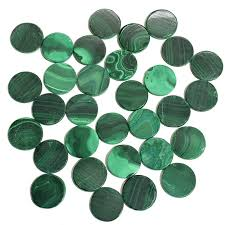
#> input picture Hough circle/coin.jfif, 225 x 225 px
$ python hough_circle.py
#> lines starting #> are read from the running program, lines starting #| are printed output that depends on the picture; after the words box and inside, x2 and y2 are one past the last pixel; in counts of white or black regions, pixels touching at a corner belong together
# l_h 0
# l_s 52
# l_v 0
# u_h 35
# u_s 163
# u_v 170
import cv2
import numpy as np

gray = cv2.imread("coin.jfif",0)
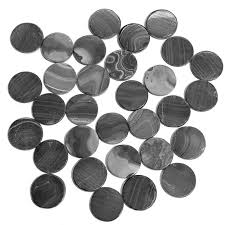
#> gray: shape (225, 225); min 0, max 255, mean 169.3

output = gray
#img = cv2.imread("water_coins.jpg",cv2.COLOR_BHR2GRAY)

gray = cv2.medianBlur(gray,5)
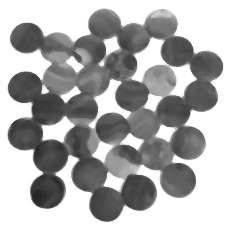
#> gray: shape (225, 225); min 35, max 255, mean 169.5

circles = cv2.HoughCircles(gray,cv2.HOUGH_GRADIENT,1,20,param1=50,param2=30,minRadius=0,maxRadius=50)
#> circles = 22 rows, first 8: [187.5, 142.5, 16.6], [47.5, 191.5, 17.7], [137.5, 192.5, 18.8], [57.5, 72.5, 21.5], [26.5, 38.5, 16.8], [201.5, 95.5, 16], [103.5, 23.5, 15.6], [89.5, 173.5, 17.2]

detected_circles = np.uint16(np.around(circles))
#> detected_circles = 22 rows, first 8: [188, 142, 17], [48, 192, 18], [138, 192, 19], [58, 72, 22], [26, 38, 17], [202, 96, 16], [104, 24, 16], [90, 174, 17]
print("Shape",  detected_circles.shape)
#| Shape (1, 22, 3)

for (x,y,r) in detected_circles[0,:]:
    cv2.circle(output,(x,y),r,(0,255,0),1)
#> this loop made 22 passes
#> (x, y, r) on passes 1 to 12: (188, 142, 17), (48, 192, 18), (138, 192, 19), (58, 72, 22), (26, 38, 17), (202, 96, 16), (104, 24, 16), (90, 174, 17), (80, 108, 17), (130, 96, 16), (106, 204, 17), (26, 88, 17)
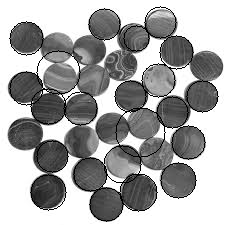
#> output: shape (225, 225); 4.16% of pixels changed, all inside (x1, y1, x2, y2) = (9, 6, 219, 222)

cv2.imshow("ORiginal",gray)
cv2.imshow("Result",output)
cv2.waitKey(0)
cv2.destroyAllWindows()

$ run again, with Hough circle/C image.png saved as Hough circle/coin.jfif
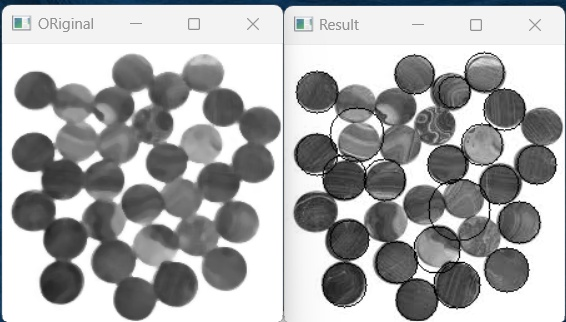
#> input picture Hough circle/C image.png, 566 x 322 px
#> `gray = cv2.medianBlur(gray,5)`:
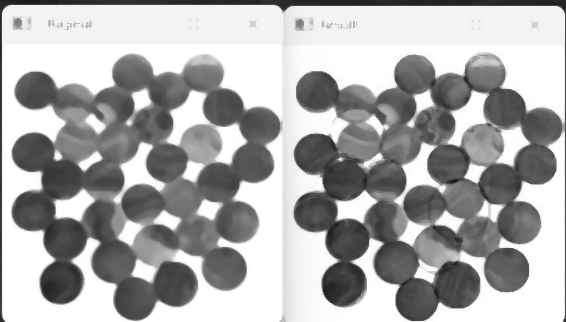
#> gray: shape (322, 566); min 26, max 255, mean 171.6
#> circles = 45 rows, first 8: [456.5, 284.5, 23.8], [506.5, 269.5, 23], [343.5, 284.5, 22.7], [535.5, 163.5, 20.8], [459.5, 210.5, 31.6], [384.5, 179.5, 21.6], [484.5, 73.5, 21], [60.5, 282.5, 21.7]
#> detected_circles = 45 rows, first 8: [456, 284, 24], [506, 270, 23], [344, 284, 23], [536, 164, 21], [460, 210, 32], [384, 180, 22], [484, 74, 21], [60, 282, 22]
#| Shape (1, 45, 3)
#> the loop `for (x,y,r) in detected_circles[0,:]:` made 45 passes
#> after the loop `for (x,y,r) in detected_circles[0,:]:`:
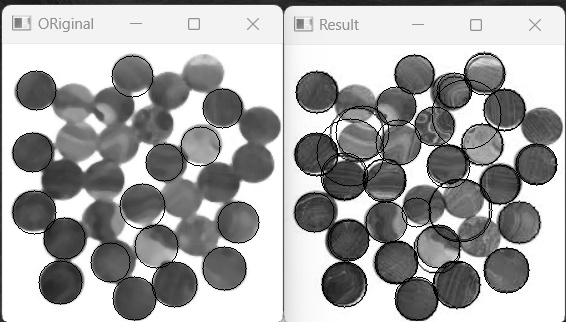
#> output: shape (322, 566); min 0, max 255, mean 166.9
